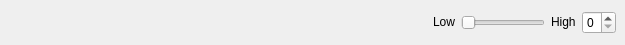
<?xml version="1.0" encoding="UTF-8"?>
<ui version="4.0">
 <class>Form</class>
 <widget class="QWidget" name="Form">
  <property name="geometry">
   <rect>
    <x>0</x>
    <y>0</y>
    <width>625</width>
    <height>44</height>
   </rect>
  </property>
  <property name="windowTitle">
   <string>Form</string>
  </property>
  <layout class="QGridLayout" name="gridLayout">
   <property name="leftMargin">
    <number>0</number>
   </property>
   <property name="rightMargin">
    <number>9</number>
   </property>
   <item row="0" column="1">
    <spacer name="horizontalSpacer_2">
     <property name="orientation">
      <enum>Qt::Horizontal</enum>
     </property>
     <property name="sizeHint" stdset="0">
      <size>
       <width>40</width>
       <height>20</height>
      </size>
     </property>
    </spacer>
   </item>
   <item row="0" column="3">
    <widget class="QgsSpinBox" name="group_spin_box">
     <property name="suffix">
      <string/>
     </property>
     <property name="maximum">
      <number>5</number>
     </property>
    </widget>
   </item>
   <item row="0" column="2">
    <layout class="QHBoxLayout" name="horizontalLayout">
     <item>
      <widget class="QLabel" name="group_low_la">
       <property name="sizePolicy">
        <sizepolicy hsizetype="Fixed" vsizetype="Fixed">
         <horstretch>0</horstretch>
         <verstretch>0</verstretch>
        </sizepolicy>
       </property>
       <property name="text">
        <string>Low</string>
       </property>
      </widget>
     </item>
     <item>
      <widget class="QSlider" name="group_slider">
       <property name="sizePolicy">
        <sizepolicy hsizetype="Fixed" vsizetype="Fixed">
         <horstretch>0</horstretch>
         <verstretch>0</verstretch>
        </sizepolicy>
       </property>
       <property name="maximum">
        <number>5</number>
       </property>
       <property name="pageStep">
        <number>1</number>
       </property>
       <property name="orientation">
        <enum>Qt::Horizontal</enum>
       </property>
      </widget>
     </item>
     <item>
      <widget class="QLabel" name="group_high_la">
       <property name="sizePolicy">
        <sizepolicy hsizetype="Fixed" vsizetype="Fixed">
         <horstretch>0</horstretch>
         <verstretch>0</verstretch>
        </sizepolicy>
       </property>
       <property name="text">
        <string>High</string>
       </property>
      </widget>
     </item>
    </layout>
   </item>
   <item row="0" column="0">
    <widget class="QLabel" name="group_la">
     <property name="font">
      <font>
       <weight>75</weight>
       <bold>true</bold>
      </font>
     </property>
     <property name="text">
      <string/>
     </property>
    </widget>
   </item>
  </layout>
 </widget>
 <customwidgets>
  <customwidget>
   <class>QgsSpinBox</class>
   <extends>QSpinBox</extends>
   <header>qgsspinbox.h</header>
  </customwidget>
 </customwidgets>
 <resources/>
 <connections/>
</ui>
